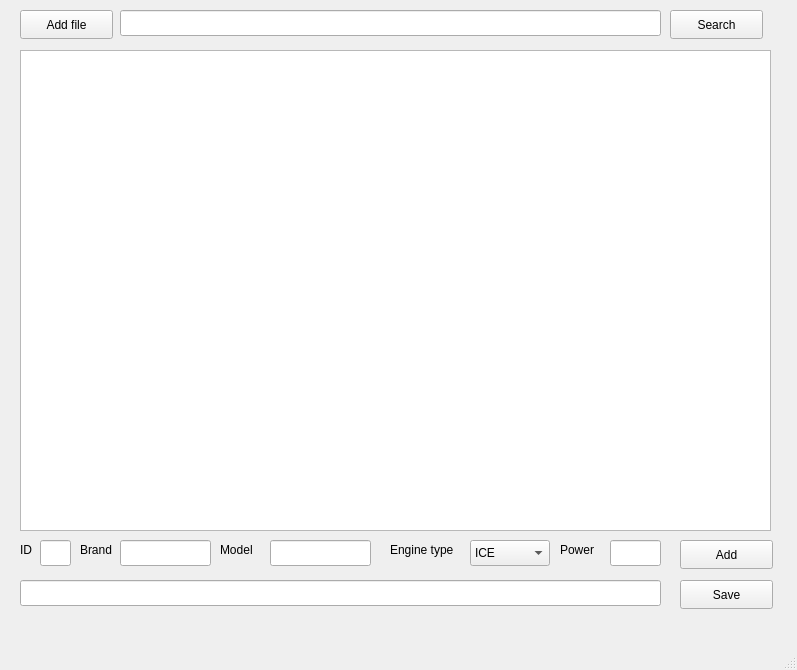
<?xml version="1.0" encoding="UTF-8"?>
<ui version="4.0">
 <class>MainWindow</class>
 <widget class="QMainWindow" name="MainWindow">
  <property name="geometry">
   <rect>
    <x>0</x>
    <y>0</y>
    <width>797</width>
    <height>670</height>
   </rect>
  </property>
  <property name="windowTitle">
   <string>MainWindow</string>
  </property>
  <widget class="QWidget" name="centralwidget">
   <widget class="QTextBrowser" name="textBrowser">
    <property name="geometry">
     <rect>
      <x>20</x>
      <y>50</y>
      <width>751</width>
      <height>481</height>
     </rect>
    </property>
   </widget>
   <widget class="QPushButton" name="btnAdd">
    <property name="geometry">
     <rect>
      <x>20</x>
      <y>10</y>
      <width>93</width>
      <height>29</height>
     </rect>
    </property>
    <property name="text">
     <string>Add file</string>
    </property>
   </widget>
   <widget class="QLineEdit" name="linePath">
    <property name="geometry">
     <rect>
      <x>120</x>
      <y>10</y>
      <width>541</width>
      <height>26</height>
     </rect>
    </property>
   </widget>
   <widget class="QPushButton" name="btnSearch">
    <property name="geometry">
     <rect>
      <x>670</x>
      <y>10</y>
      <width>93</width>
      <height>29</height>
     </rect>
    </property>
    <property name="text">
     <string>Search</string>
    </property>
   </widget>
   <widget class="QLineEdit" name="ID">
    <property name="geometry">
     <rect>
      <x>40</x>
      <y>540</y>
      <width>31</width>
      <height>26</height>
     </rect>
    </property>
   </widget>
   <widget class="QLabel" name="label">
    <property name="geometry">
     <rect>
      <x>20</x>
      <y>540</y>
      <width>16</width>
      <height>20</height>
     </rect>
    </property>
    <property name="text">
     <string>ID</string>
    </property>
   </widget>
   <widget class="QLabel" name="label_2">
    <property name="geometry">
     <rect>
      <x>80</x>
      <y>540</y>
      <width>63</width>
      <height>20</height>
     </rect>
    </property>
    <property name="text">
     <string>Brand</string>
    </property>
   </widget>
   <widget class="QLineEdit" name="brand">
    <property name="geometry">
     <rect>
      <x>120</x>
      <y>540</y>
      <width>91</width>
      <height>26</height>
     </rect>
    </property>
   </widget>
   <widget class="QLabel" name="label_3">
    <property name="geometry">
     <rect>
      <x>220</x>
      <y>540</y>
      <width>63</width>
      <height>20</height>
     </rect>
    </property>
    <property name="text">
     <string>Model</string>
    </property>
   </widget>
   <widget class="QLineEdit" name="model">
    <property name="geometry">
     <rect>
      <x>270</x>
      <y>540</y>
      <width>101</width>
      <height>26</height>
     </rect>
    </property>
   </widget>
   <widget class="QComboBox" name="engineType">
    <property name="geometry">
     <rect>
      <x>470</x>
      <y>540</y>
      <width>80</width>
      <height>26</height>
     </rect>
    </property>
    <item>
     <property name="text">
      <string>ICE</string>
     </property>
    </item>
    <item>
     <property name="text">
      <string>Diesel</string>
     </property>
    </item>
    <item>
     <property name="text">
      <string>Hybrid</string>
     </property>
    </item>
    <item>
     <property name="text">
      <string>Electro</string>
     </property>
    </item>
   </widget>
   <widget class="QLabel" name="label_4">
    <property name="geometry">
     <rect>
      <x>390</x>
      <y>540</y>
      <width>81</width>
      <height>20</height>
     </rect>
    </property>
    <property name="text">
     <string>Engine type</string>
    </property>
   </widget>
   <widget class="QLabel" name="label_5">
    <property name="geometry">
     <rect>
      <x>560</x>
      <y>540</y>
      <width>63</width>
      <height>20</height>
     </rect>
    </property>
    <property name="text">
     <string>Power</string>
    </property>
   </widget>
   <widget class="QLineEdit" name="power">
    <property name="geometry">
     <rect>
      <x>610</x>
      <y>540</y>
      <width>51</width>
      <height>26</height>
     </rect>
    </property>
   </widget>
   <widget class="QPushButton" name="btnAddCar">
    <property name="geometry">
     <rect>
      <x>680</x>
      <y>540</y>
      <width>93</width>
      <height>29</height>
     </rect>
    </property>
    <property name="text">
     <string>Add</string>
    </property>
   </widget>
   <widget class="QLineEdit" name="savePath">
    <property name="geometry">
     <rect>
      <x>20</x>
      <y>580</y>
      <width>641</width>
      <height>26</height>
     </rect>
    </property>
   </widget>
   <widget class="QPushButton" name="btnSave">
    <property name="geometry">
     <rect>
      <x>680</x>
      <y>580</y>
      <width>93</width>
      <height>29</height>
     </rect>
    </property>
    <property name="text">
     <string>Save</string>
    </property>
   </widget>
  </widget>
  <widget class="QMenuBar" name="menubar">
   <property name="geometry">
    <rect>
     <x>0</x>
     <y>0</y>
     <width>797</width>
     <height>26</height>
    </rect>
   </property>
  </widget>
  <widget class="QStatusBar" name="statusbar"/>
 </widget>
 <resources/>
 <connections/>
</ui>
